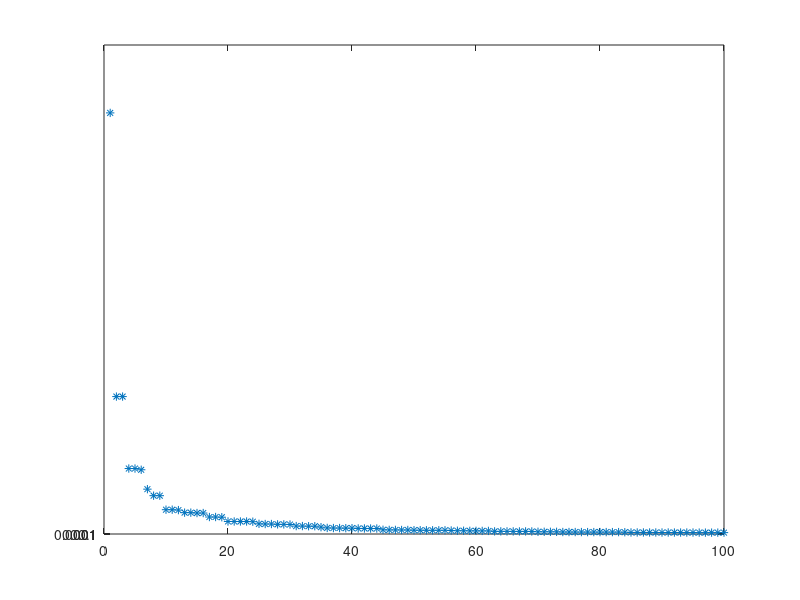
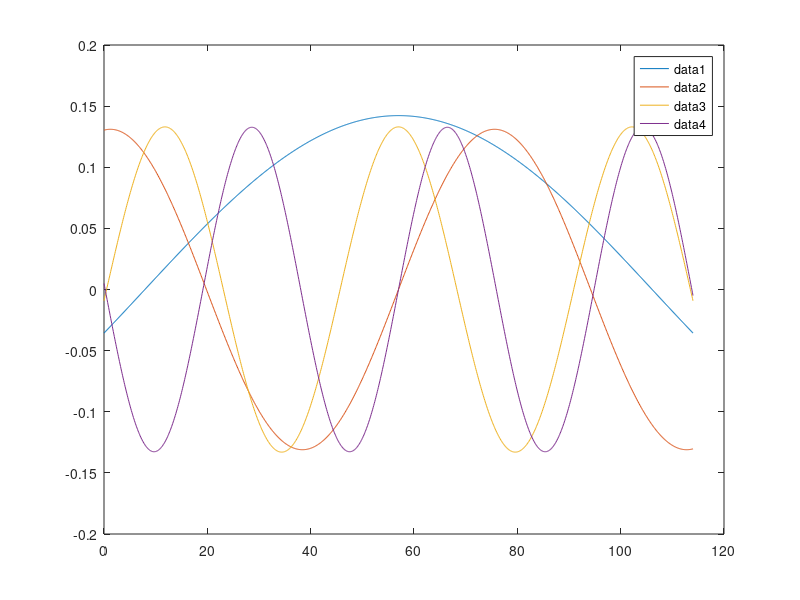
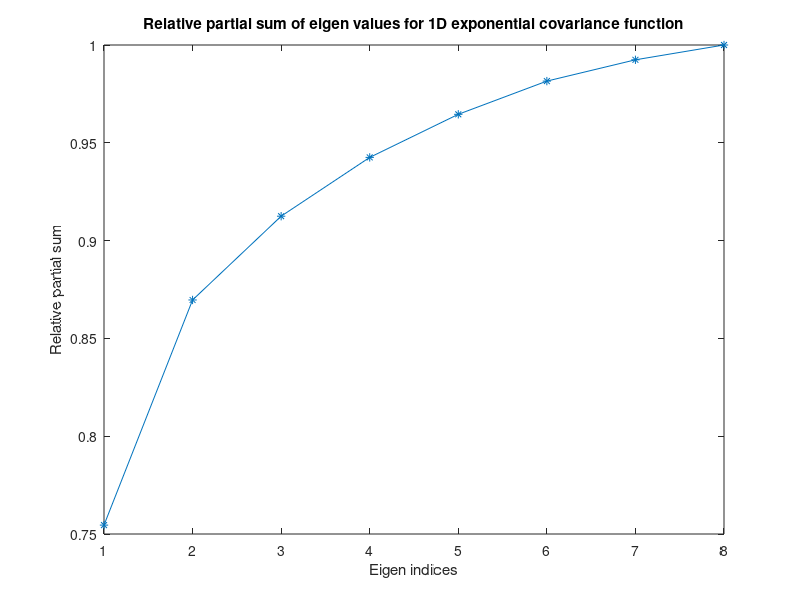

Source code (MATLAB) for these figures, in order: (Note: this script raises an error after producing the figures.)

clear all
b = 114;
a = b/2;
x = 0:0.1:2*a;

%%%% calculate the omegas by graphical method

%%%%%%% 144 domain size and same correlation length
omega_odd = [0.166, 0.221, 0.2761, 0.3312, 0.386,0.4413];
omega_even = [0.032,0.0845,0.139,0.194];


%%%%%%% 200 domain size and same correlation length
% omega_odd = [0.033,0.063,0.0948,0.126,0.1573];
% omega_even = [0.0184,0.0481,0.0792,0.11042];

for i = 1:size(omega_odd,2)
l_odd(i,1) = 2*b/(1+b^2*omega_odd(i)^2);
end

for i = 1:size(omega_even,2)
l_even(i,1) = 2*b/(1+b^2*omega_even(i)^2);
end



n = 8;
n_e = 1;
n_o = 1;
del_odd = 0;
del_eve = 0;


for i= 1:8
       
   if(mod(i,2) ~=0)
       lam(i) = l_odd(n_o);
       omega(i) = omega_odd(n_o);
       n_o = n_o + 1;
   
   else
       lam(i) = l_even(n_e);
       omega(i) = omega_even(n_e);
       n_e = n_e + 1;

   end
       
end
    
 lam  = sort(lam,'descend')
 omega   = sort(omega)
 
 
figure(3)
plot(1:length(lam),lam,'-*')
ax = gca;
set(gca, 'YScale', 'log','ytick', [0.0001 0.001 0.01 0.1 1]);


%%%% Relative Partial sum of eigen values%%%%
sum = sum(lam);
relsum = 0;
RelEnergy= zeros(1,length(lam));

for i = 1:length(lam)   

relsum = relsum +lam(i);

RelEnergy(i) = relsum/sum;

end

figure(5)
plot(1:length(lam),RelEnergy,'-*')
title('Relative partial sum of eigen values for 1D exponential covariance function')
xlabel('Eigen indices')
ylabel('Relative partial sum')



% Finding the eigen functions
eigfun = zeros(length(omega),length(x));

for i = 1:length(omega)
   
    if(mod(i,2)~=0)
        den_odd = sqrt(a + sin(2*omega(i)*a)/(2*omega(i)));
        eigfun(i,:) = cos(omega(i).*(x-a))/den_odd;
    else 
        den_even = sqrt(a - sin(2*omega(i)*a)/(2*omega(i)));
        eigfun(i,:) = sin(omega(i).*(x-a))/den_even;
    end
    
    eigfun(i,:) = eigfun(i,:);
%     .* sqrt(lambda(i));
  g_x(i,:) = sqrt(lam(i))*eigfun(i,:);
    
end

% % file = 'eigfun.dat';
% % save(file,'g_x','-ascii')

y=x;
figure(4)
plot(y,eigfun(1:4,:))
legend
 
 


%%%%%%%%%%% Calculating Product of 3 dimensional Lambdas . %%%%%%
%%

lambda_200 = load('lambda_200.mat');
lambda_114 = load('lambda_114.mat');

lambda_200 = lambda_200.lambda_200;
lambda_114 = lambda_114.lambda_114;

n = 1;
for i = 1:length(lambda_200)
    for j= 1:length(lambda_114)
        
        for k= 1:length(lambda_200)
        
            lambda_n(n,1) = lambda_200(i)*lambda_114(j)*lambda_200(k);
            lambda_n(n,2) = i;
            lambda_n(n,3) = j;
            lambda_n(n,4) = k;
            n = n+1;
        
        end
    end 
end
[B,I] = sort(lambda_n(:,1),'descend');
lambda_multi = lambda_n(I,:,:)


figure(3)
plot(1:length(lambda_multi(1:100,1)),lambda_multi(1:100,1),'*')
ax = gca;
set(gca, 'YScale', 'linear','ytick', [0.0001 0.001 0.01 0.1 1]);

%%%% Relative Partial sum of eigen values%%%%
sumlamda = sum(lambda_multi(1:100,1),1);
relsum = 0;
RelEnergy= zeros(1,100);

for i = 1:100   

relsum = relsum +lambda_multi(i,1);

RelEnergy(i) = relsum/sumlamda;

end

figure(5)
plot(1:100,RelEnergy,'-*')
title('Relative partial sum of eigen values for 2D exponential covariance function')
xlabel('Eigen indices')
ylabel('Relative partial sum')



%%

a_114 = 57;

a_200 = 100;

lambda_200 = load('lambda_200.mat');
lambda_114 = load('lambda_114.mat');

lambda_200 = lambda_200.lambda_200;
lambda_114 = lambda_114.lambda_114;


omega_200 = load('omega_200.mat');
omega_114 = load('omega_114.mat');

omega_200 = omega_200.omega_200;
omega_114 = omega_114.omega_114;


mult_114 = zeros(length(omega_114),1);

for i = 1:length(omega_114)
   
    if(mod(i,2)~=0)
        mult_114(i) = sqrt(lambda_114(i))/ ( sqrt(a_114 + ( sin(2*omega_114(i)*a_114)/(2*omega_114(i)) ) ) );

    else 
        mult_114(i) = sqrt(lambda_114(i))/( sqrt(a_114 - ( sin(2*omega_114(i)*a_114)/(2*omega_114(i)) ) ) );
    end
    
  
 
end



mult_200 = zeros(length(omega_200),1);

for i = 1:length(omega_200)
   
    if(mod(i,2)~=0)
        mult_200(i) = sqrt(lambda_200(i))/( sqrt(a_200 + ( sin(2*omega_200(i)*a_200)/(2*omega_200(i)) ) ) );

    else 
        mult_200(i) = sqrt(lambda_200(i))/( sqrt(a_200 -  ( sin(2*omega_200(i)*a_200)/(2*omega_200(i)) ) ) );
    end
    
  
 
end












 
 